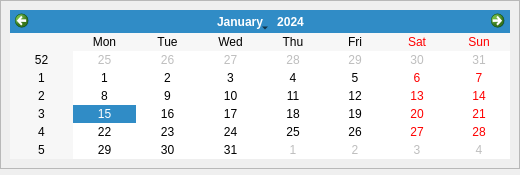
            <widget class="QWidget" name="pageHadit">
             <layout class="QVBoxLayout" name="verticalLayout_9" stretch="0,4">
              <property name="leftMargin">
               <number>0</number>
              </property>
              <property name="topMargin">
               <number>0</number>
              </property>
              <property name="rightMargin">
               <number>0</number>
              </property>
              <property name="bottomMargin">
               <number>0</number>
              </property>
              <item>
               <widget class="QFrame" name="frame_12">
                <property name="maximumSize">
                 <size>
                  <width>1660</width>
                  <height>16777215</height>
                 </size>
                </property>
                <property name="frameShape">
                 <enum>QFrame::StyledPanel</enum>
                </property>
                <property name="frameShadow">
                 <enum>QFrame::Raised</enum>
                </property>
                <layout class="QVBoxLayout" name="verticalLayout_10">
                 <item>
                  <widget class="QCalendarWidget" name="calendarWidget">
                   <property name="minimumSize">
                    <size>
                     <width>500</width>
                     <height>0</height>
                    </size>
                   </property>
                   <property name="maximumSize">
                    <size>
                     <width>500</width>
                     <height>16777215</height>
                    </size>
                   </property>
                  </widget>
                 </item>
                </layout>
               </widget>
              </item>
              <item>
               <widget class="QFrame" name="frame_13">
                <property name="frameShape">
                 <enum>QFrame::StyledPanel</enum>
                </property>
                <property name="frameShadow">
                 <enum>QFrame::Raised</enum>
                </property>
                <widget class="QLabel" name="label_7">
                 <property name="geometry">
                  <rect>
                   <x>20</x>
                   <y>20</y>
                   <width>101</width>
                   <height>21</height>
                  </rect>
                 </property>
                 <property name="text">
                  <string>TextLabel</string>
                 </property>
                </widget>
                <widget class="QLabel" name="label_8">
                 <property name="geometry">
                  <rect>
                   <x>20</x>
                   <y>50</y>
                   <width>81</width>
                   <height>31</height>
                  </rect>
                 </property>
                 <property name="text">
                  <string>начало</string>
                 </property>
                </widget>
                <widget class="QDateEdit" name="dateEdit_2">
                 <property name="geometry">
                  <rect>
                   <x>100</x>
                   <y>60</y>
                   <width>90</width>
                   <height>22</height>
                  </rect>
                 </property>
                </widget>
                <widget class="QLabel" name="label_9">
                 <property name="geometry">
                  <rect>
                   <x>210</x>
                   <y>60</y>
                   <width>81</width>
                   <height>21</height>
                  </rect>
                 </property>
                 <property name="text">
                  <string>уже</string>
                 </property>
                </widget>
                <widget class="QLabel" name="label_10">
                 <property name="geometry">
                  <rect>
                   <x>320</x>
                   <y>50</y>
                   <width>81</width>
                   <height>31</height>
                  </rect>
                 </property>
                 <property name="text">
                  <string>начало</string>
                 </property>
                </widget>
               </widget>
              </item>
             </layout>
            </widget>
